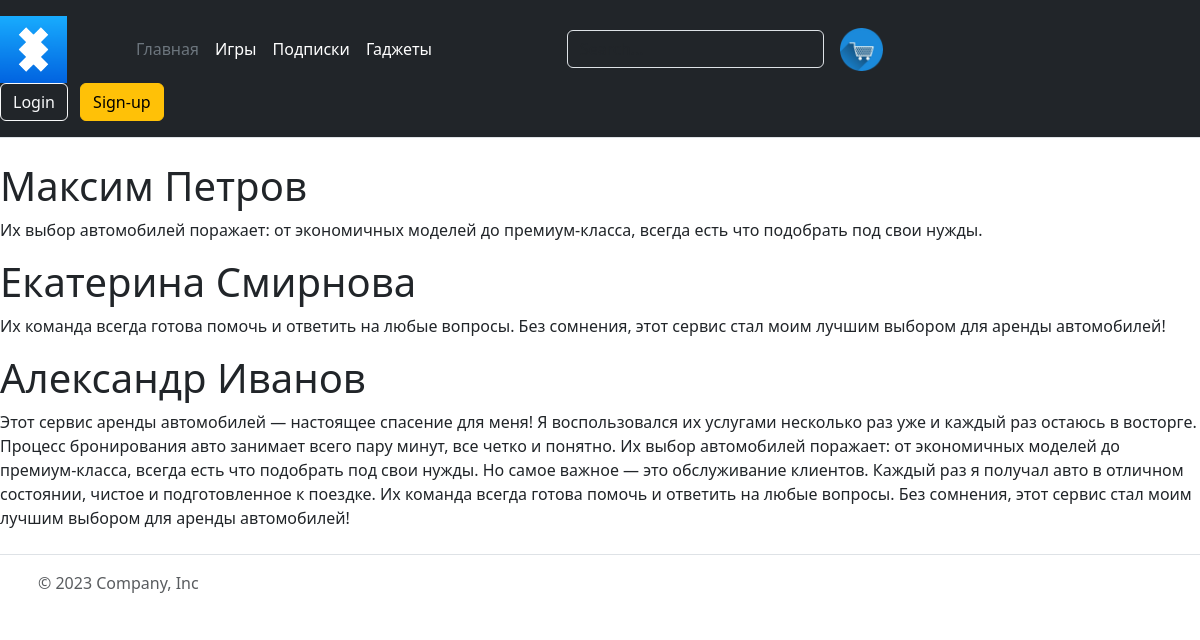
/review/, run on the app's committed database.
### lab/models.py (models this page shows, shortened)
class Review(models.Model):
    user = models.CharField(max_length=255)
    rev = models.TextField(blank=True)
    class Meta:
        ordering = ['-id']
        indexes = [
            models.Index(fields=['-id'])
            ]

### lab/views.py (the view)
def rev(request):
    reviews = Review.objects.all()
    return render(request, 'lab/rev.html', {'reviews': reviews, 'title': 'reviews'})

### lab/templates/lab/rev.html
{% extends 'base.html' %}
{% load static %}
{% block content %}
<div class="content">
 {% for el in reviews %}
<h1>{{ el.user }}</h1>
<p>{{ el.rev }}</p>
{% endfor %}
</div>
{% endblock content %}

### templates/base.html (shortened to what this page needs)
<!DOCTYPE html>
<html xmlns="http://www.w3.org/1999/html">
<head>
        <link href="https://cdn.jsdelivr.net/npm/bootstrap@5.3.1/dist/css/bootstrap.min.css" rel="stylesheet">
</head>
<body>
{% include 'include/header.html' %}
{% block content %}
{% endblock content %}
  {% include 'include/footer.html' %}
 </body>

### lab/templates/include/header.html
{% load static %}
{% load static %}
<header class="py-3 mb-4 border-bottom text-bg-dark">
  <div class="d-flex flex-wrap align-items-center justify-content-center justify-content-lg-start">
    <a href="{% url 'index' %}">
      <img src="{% static 'lab/images/LOGO.png' %}" class="img-fluid" width="52%">
    </a>
    <ul class="nav col-12 col-lg-auto me-lg-auto mb-2 justify-content-center mb-md-0">
      <li><a href="{% url 'index' %}" class="nav-link px-2 text-secondary">Главная</a></li>
      <li><a href="{% url 'game' %}" class="nav-link px-2 text-white">Игры</a></li>
      <li><a href="{% url 'sub' %}" class="nav-link px-2 text-white">Подписки</a></li>
      <li><a href="{% url 'gadgets' %}" class="nav-link px-2 text-white">Гаджеты</a></li>
    </ul>
    <form class="col-12 col-lg-auto mb-3 mb-lg-0 me-lg-3" role="search">
      <input type="search" class="form-control form-control-dark text-bg-dark" placeholder="Search..." aria-label="Search">
    </form>
    <a href="{% url 'kar' %}">
      <img src="{% static 'lab/images/kar.png' %}" class="img-fluid" width="12%">
    </a>
    <div class="text-end">
      <a href="{% url 'login' %}" class="btn btn-outline-light me-2">Login</a>
      <a href="{% url 'register' %}" class="btn btn-warning">Sign-up</a>
    </div>
  </div>
</header>

### lab/templates/include/footer.html
<footer class="d-flex flex-wrap justify-content-between align-items-center py-3 my-4 border-top">
    <div class="col-md-4 d-flex align-items-center">
      <a href="/lab/static" class="mb-3 me-2 mb-md-0 text-body-secondary text-decoration-none lh-1">
        <svg class="bi" width="30" height="24"><use xlink:href="#bootstrap"></use></svg>
      </a>
      <span class="mb-3 mb-md-0 text-body-secondary">© 2023 Company, Inc</span>
    </div>
    <ul class="nav col-md-4 justify-content-end list-unstyled d-flex">
      <li class="ms-3"><a class="text-body-secondary" href="#"><svg class="bi" width="24" height="24"><use xlink:href="#twitter"></use></svg></a></li>
      <li class="ms-3"><a class="text-body-secondary" href="#"><svg class="bi" width="24" height="24"><use xlink:href="#instagram"></use></svg></a></li>
      <li class="ms-3"><a class="text-body-secondary" href="#"><svg class="bi" width="24" height="24"><use xlink:href="#facebook"></use></svg></a></li>
    </ul>
  </footer>

### data on the page
Review: user "Максим Петров", rev "Их выбор автомобилей поражает: от экономичных моделей до премиум-класса, всегда есть что подобрать под свои нужды."
Review: user "Екатерина Смирнова", rev "Их команда всегда готова помочь и ответить на любые вопросы. Без сомнения, этот сервис стал моим лучшим выбором для аренды автомобилей!"
Review: user "Александр Иванов", rev "Этот сервис аренды автомобилей — настоящее спасение для меня! Я воспользовался их услугами несколько раз уже и каждый раз остаюсь в восторге. Процесс бронирования авто занимает всего пару минут, все четко и понятно. Их выбор автомобилей поражает: от экономичных моделей до премиум-класса, всегда есть что подобрать под свои нужды. Но самое важное — это обслуживание клиентов. Каждый раз я получал авто в отличном состоянии, чистое и подготовленное к поездке. Их команда всегда готова помочь и ответить на любые вопросы. Без сомнения, этот сервис стал моим лучшим выбором для аренды автомобилей!"
